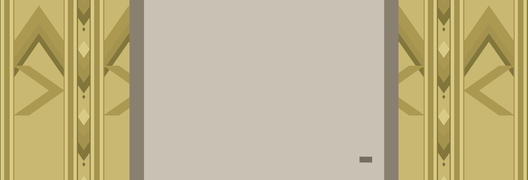
#> input picture Tools/print/ink/art_from_graphic/placard/legend/here.png, 528 x 180 px, given in place of C00.png, which was not available
$ python legend_cream_A.py
#> lines starting #> are read from the running program, lines starting #| are printed output that depends on the picture; after the words box and inside, x2 and y2 are one past the last pixel; in counts of white or black regions, pixels touching at a corner belong together; pictures that were not available may be replaced by others from this repository, and a replacement may not be noted
### Tools/print/print_tool.py
"""FrontRooms wallpaper print tool: the motion layer of the "sandwich" wallpaper.

The print is ink only. It never carries paper texture or light; those live in the
paper layer of FrontRooms/Surface (visual chat). Every slice covers one wallpaper
roll tile, 0.75 m x 1.125 m, and must tile seamlessly in both directions.

Slice encoding (linear, not sRGB), same as the static _PrintTex frame 0:
  R = ink density 0..1 (continuous: 0 = bare ground, 0.5 = mid, 1 = deep)
  G = cream / accent 0..1
  B = phosphor glow ink 0..1 (hidden print, only visible where a cell's lamp is off)
  A = unused (1)

Commands (run with a Python that has numpy + Pillow, e.g. /usr/bin/python3 on this Mac):
  gen-test <frames_dir>              8 test keyframes derived from the CC0 chevron
  gen-keys <K00.png> <frames_dir>    the same 8 keyframes derived from a pattern's frame 0
  validate <frames_dir> [--art]      seam check every frame (left/right, top/bottom)
  pack <frames_dir> <out.png> [--art] [--cols 4]
                                     resample to 1024x1536, pack a flipbook sheet and
                                     write <out>.print.json for the Unity importer
  preview <frames_dir> <out.png> [--art]
                                     2x2-tiled contact sheet in the Lobby palette

  build-print <pattern_key> [out_dir] [--size 2048x2048]   (default out: patterns/out/<key>)
                                     THE GAME PATH (Red, 2026-10-03): render the vector
                                     pattern (patterns/<key>.py) at the slice size, make
                                     the 8 keyframes on RAW values, encode each through
                                     the visual chat's print_encode LUT, and write one
                                     linear PNG per slice + a sheet, with no mips (the
                                     visual chat's FrontRoomsPrintMips builds the array)

Frames are PNGs sorted by name (K00.png, K01.png, ...). By default a frame is read
as the encoding above. With --art a frame is authored ink art (black motif on
white, e.g. a Figma 750x1125 frame at 1 px = 1 mm), and density = 1 - luminance.
"""
import json
import os
import sys

import numpy as np
from PIL import Image, ImageDraw

HERE = os.path.dirname(os.path.abspath(__file__))
CC0 = os.path.join(HERE, "..", "lookdev", "ref", "Backrooms_Chevron_CC0.png")
SLICE_W, SLICE_H = 1024, 1536          # one 0.75 x 1.125 m roll tile
TILE_METRES = (0.75, 1.125)
LOBBY = ("#D2C27C", "#AC9A52", "#766A34", "#E3D594")  # ground, mid, deep, cream (L0_Wallpaper)


# ------------------------------------------------------------------ io helpers
def hexc(h):
    return np.array([int(h[i:i + 2], 16) for i in (1, 3, 5)], np.float32) / 255


# [16 lines left out: functions frame_files, load_frame, not called in this run]


def save_frame(path, f):
    a = np.concatenate([f, np.ones_like(f[..., :1])], -1)
    Image.fromarray((np.clip(a, 0, 1) * 255 + .5).astype(np.uint8), "RGBA").save(path)


# [48 lines left out: functions resample_periodic, seam_report, validate, chevron_base, not called in this run]


def gen_test(out):
    """The eight keyframes built from the CC0 chevron (the original test set)."""
    make_keys(chevron_base(), out)


def gen_keys(base, out):
    """The eight keyframes built from any encoded frame 0, e.g. a pattern's K00.png."""
    make_keys(resample_periodic(load_frame(base, False), SLICE_W, SLICE_H), out)


# [49 lines left out: functions make_keys, pack, not called in this run]


def shade(f, pal=LOBBY):
    g, m, dp, cr = (hexc(h) for h in pal)
    t = f[..., :1]
    col = np.where(t < .5, g + (m - g) * (t / .5), m + (dp - m) * ((t - .5) / .5))
    col = col + (cr - col) * f[..., 1:2] * .55
    glow = f[..., 2:3]
    return col * (1 - glow) + np.array([.55, 1, .45], np.float32) * glow


# [17 lines left out: function preview, not called in this run]


# ------------------------------------------------------------------ game path
LUT_PATH = os.path.join(HERE, "..", "lookdev", "print_encode_lut.json")


# [148 lines left out: functions load_lut, print_encode, raw_keyframes, build_print, main, not called in this run]


# [2 lines that do not run on import are left out]

### Tools/print/ink/art_from_graphic/placard/legend_cream_A.py
"""Glow option A on the A + M4 + V1 geometry: which ink glows in a power failure.

The v3 legend (legend_swatches.py -> legend/) was drawn on the old single-row cue
geometry (states.py), where FLOW turned only the grey band; under §8 option A (cream ink
glows, nothing else) the cue disappeared in the dark (research/placard/
NOTE_s8_option_A_hides_flow_cue.md). The game's cue set is now A + M4 + V1
(../cue_states/cue_flipbook.py): every arrow turns whole and is fitted to its field, so
its cream stroke turns with it.

This samples the shipped flipbook slices themselves (cue_states/flipbook/encoded, the
same bytes the game would load) through the legend's window and scale, so nothing is
re-drawn by hand:
  window x 75-1200 mm, z 915-1665 mm (the v3 legend's), 1/25, 6 px per placard mm;
  the print starts at the floor in 1125 mm blocks, tile x repeats every 750 mm.
Writes to legend_A/:
  baseline_cream.png, flow_cream.png   white = cream ink (what option A makes glow)
  baseline.png, flow.png               the print in the Lobby palette (print_tool.shade on the
                                       encoded slices; a preview, like legend/<state>.png)
  flow_cream_change.png                white = cream that differs from baseline (the cue
                                       a viewer sees in the dark)
  report.json                          areas, and a check that baseline_cream matches
                                       the v3 legend's (same K00, so it must)
Usage: /usr/bin/python3 legend_cream_A.py [flow_slice, default 3 = C03 turned +u]
"""
import json
import os
import sys

import numpy as np
from PIL import Image

HERE = os.path.dirname(os.path.abspath(__file__))
sys.path.insert(0, os.path.abspath(os.path.join(HERE, "..", "..", "..")))
import print_tool as pt  # noqa: E402
FLIP = os.path.join(HERE, "..", "cue_states", "flipbook", "encoded")
OUT = os.path.join(HERE, "legend_A")
TILE_W, TILE_H = 750.0, 1125.0          # mm
X0, X1, Z0, Z1 = 75.0, 1200.0, 915.0, 1665.0
K = 6.0 / 25.0                           # placard px per wall mm
SS = 6                                   # samples per output pixel, per axis
CREAM_ON = 0.5                           # encoded G above this = cream ink


def slice_rg(i):
    return np.asarray(Image.open(os.path.join(FLIP, "C%02d.png" % i)))[..., :2].astype(np.float32) / 255.0


def window(field):
    """Area-averaged view of a tile-periodic field (2048^2, y down from the block top)."""
    n, m = field.shape
    w, h = int(round((X1 - X0) * K)), int(round((Z1 - Z0) * K))
    px = (np.arange(w * SS) + 0.5) / (K * SS)
    pz = (np.arange(h * SS) + 0.5) / (K * SS)
    x = X0 + px
    z = Z1 - pz
    u = np.floor((x % TILE_W) / TILE_W * m).astype(int) % m
    v = np.floor((TILE_H - (z % TILE_H)) / TILE_H * n).astype(int) % n
    s = field[v[:, None], u[None, :]]
    return s.reshape(h, SS, w, SS).mean((1, 3))


def save(a, name):
    Image.fromarray((np.clip(a, 0, 1) * 255 + 0.5).astype(np.uint8), "L").save(os.path.join(OUT, name))


def main():
    flow = int(sys.argv[1]) if len(sys.argv) > 1 else 3
    os.makedirs(OUT, exist_ok=True)
    base, turned = slice_rg(0), slice_rg(flow)
#> call 2 of slice_rg, with i = 3
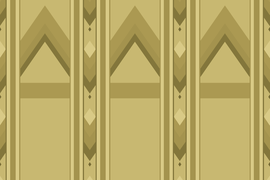
#> input picture Tools/print/ink/art_from_graphic/placard/legend/stop.png, 270 x 180 px, given in place of C03.png, which was not available
    bc, fc = window((base[..., 1] > CREAM_ON).astype(np.float32)), window((turned[..., 1] > CREAM_ON).astype(np.float32))
#> in window, `s = field[v[:, None], u[None, :]]`:
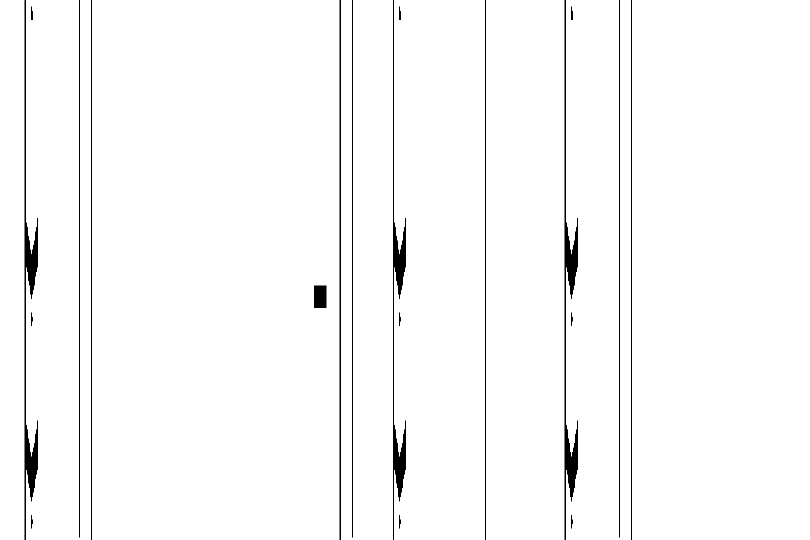
#> s: shape (1080, 1620) float32 (shown at 1/2 size); values 0 (black) and 1 (white), 97.7% white; 20 black regions, largest, box (x1, y1, x2, y2) and area: (49, 0, 76, 1080) 7596, (1129, 0, 1156, 1080) 7596, (786, 0, 812, 1080) 6516
#> in window (call 2), `n, m = field.shape`: m = 270
#> in window (call 2), `u = np.floor((x % TILE_W) / TILE_W * m).astype(int) % m`: u = 1620 values, max 269 at index 968, min 0 at index 972, mean 121
#> in window (call 2), `s = field[v[:, None], u[None, :]]`: s: shape (1080, 1620) float32; values 0 (black) and 1 (white), 96.9% white; 16 black regions, largest, box (x1, y1, x2, y2) and area: (944, 0, 996, 1080) 13104, (224, 0, 276, 1080) 13032, (584, 0, 636, 1080) 13032
#> in window (call 2), `return s.reshape(h, SS, w, SS).mean((1, 3))`:
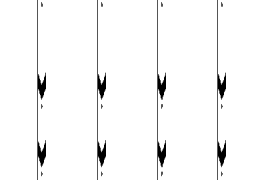
#> returned value: shape (180, 270) float32; min 0, max 1, mean 0.969
    save(bc, "baseline_cream.png")
    save(fc, "flow_cream.png")
    for name, rg in (("baseline.png", base), ("flow.png", turned)):
        f = np.stack([window(rg[..., 0]), window(rg[..., 1]), np.zeros(bc.shape, np.float32)], -1)
        Image.fromarray((np.clip(pt.shade(f), 0, 1) * 255 + 0.5).astype(np.uint8), "RGB").save(os.path.join(OUT, name))
#> this loop made 2 passes
#> (name, g in shade, dp in shade, cr in shade) on passes 1 to 2: ('baseline.png', [0.824, 0.761, 0.486], [0.463, 0.416, 0.204], [0.89, 0.835, 0.58]), ('flow.png', [0.824, 0.761, 0.486], [0.463, 0.416, 0.204], [0.89, 0.835, 0.58])
#> pass 1, in main, `f = np.stack([window(rg[..., 0]), window(rg[..., 1]), np.zeros(bc.shap..`:
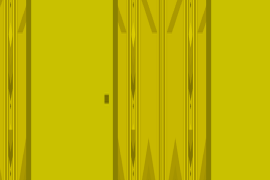
#> f: shape (180, 270, 3) float32; mean of channels 0, 1, 2 0.757, 0.714, 0; drawn as R, G, B
#> pass 1, in shade, `t = f[..., :1]`:
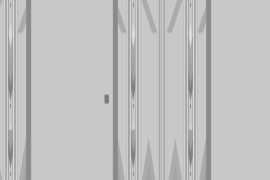
#> t: shape (180, 270, 1) float32; min 0.452, max 0.859, mean 0.757
#> after the loop:
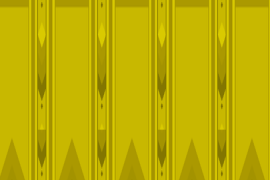
#> f: shape (180, 270, 3) float32; mean of channels 0, 1, 2 0.749, 0.686, 0; drawn as R, G, B
    change = np.abs(fc - bc)
    save(change, "flow_cream_change.png")
    v3 = os.path.join(HERE, "legend", "baseline_cream.png")
    rep = {"flow_slice": "C%02d" % flow, "window_mm": [X0, X1, Z0, Z1], "px_per_wall_mm": K,
           "cream_area": {"baseline": round(float(bc.mean()), 4), "flow": round(float(fc.mean()), 4)},
           "cream_changed_area": round(float((change > 0.5).mean()), 4)}
    if os.path.exists(v3):
        old = np.asarray(Image.open(v3).convert("L")).astype(np.float32) / 255.0
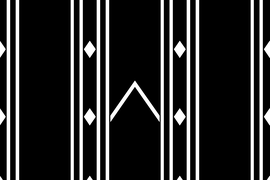
#> input picture Tools/print/ink/art_from_graphic/placard/legend/baseline_cream.png, 270 x 180 px
        if old.shape == bc.shape:
            rep["baseline_vs_v3_legend"] = {"mean_abs": round(float(np.abs(old - bc).mean()), 4),
                                            "texels_over_half": round(float((np.abs(old - bc) > 0.5).mean()), 5)}
    json.dump(rep, open(os.path.join(OUT, "report.json"), "w"), indent=1)
    print(json.dumps(rep, indent=1))
#> (printed output is left out)


if __name__ == "__main__":
    main()
